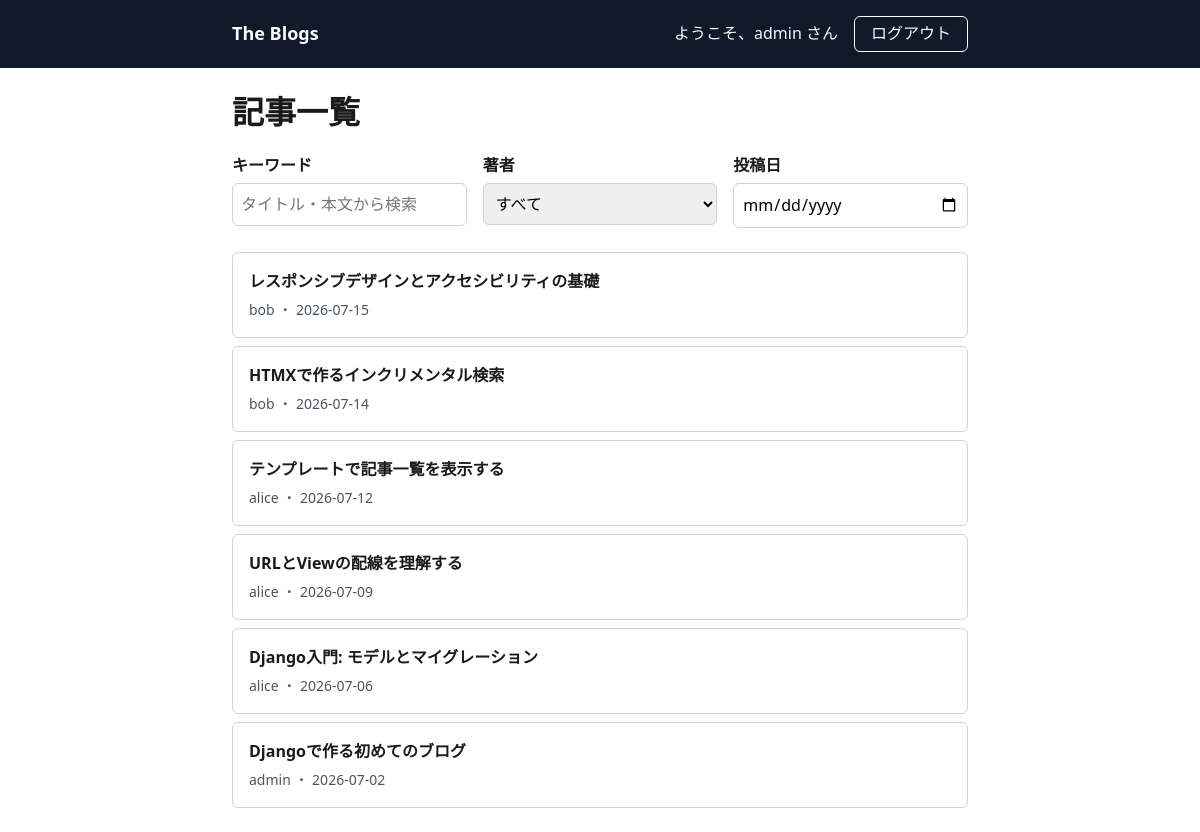
Screenshot of /articles/ (signed in) with the database file from the repository.
### blog/models.py (models this page shows, shortened)
class Article(models.Model):
    title = models.CharField(max_length=255)
    content = models.TextField()
    author = models.ForeignKey(
        settings.AUTH_USER_MODEL,
        on_delete=models.CASCADE,
        related_name="articles",
    )
    created_at = models.DateTimeField(auto_now_add=True)
    updated_at = models.DateTimeField(auto_now=True)
    class Meta:
        ordering = ["-created_at"]

### blog/views.py (the view)
# urls.py: path('articles/', views.article_list, name='article_list'),
def article_list(request):
    articles = _filter_articles(request)
    authors = User.objects.filter(articles__isnull=False).distinct().order_by("username")
    return render(
        request,
        "blog/article_list.html",
        {"articles": articles, "authors": authors},
    )

### blog/views.py (called while the page is built)
def _filter_articles(request):
    articles = Article.objects.all()
    keyword = request.GET.get("q", "").strip()
    if keyword:
        articles = articles.filter(Q(title__icontains=keyword) | Q(content__icontains=keyword))
    author_id = request.GET.get("author", "").strip()
    if author_id:
        articles = articles.filter(author_id=author_id)
    date_value = request.GET.get("date", "").strip()
    if date_value:
        articles = articles.filter(created_at__date=date_value)
    return articles

### blog/templates/blog/article_list.html (shortened to what this page needs)
{% extends "blog/base.html" %}
{% block content %}
<h1>記事一覧</h1>
<form
    class="article-filters"
    method="get"
    action="{% url 'article_list' %}"
    hx-get="{% url 'article_search' %}"
    hx-target="#article-results"
    hx-swap="innerHTML"
    hx-trigger="input changed delay:300ms, change"
>
    <div class="form-field">
        <label for="id_q">キーワード</label>
        <input type="text" id="id_q" name="q" value="{{ request.GET.q }}" placeholder="タイトル・本文から検索">
    </div>
    <div class="form-field">
        <label for="id_author">著者</label>
        <select id="id_author" name="author">
            <option value="">すべて</option>
        </select>
    </div>
    <div class="form-field">
        <label for="id_date">投稿日</label>
        <input type="date" id="id_date" name="date" value="{{ request.GET.date }}">
    </div>
</form>
<div id="article-results">
    {% include "blog/_article_list_results.html" %}
</div>
{% endblock %}

### blog/templates/blog/base.html (shortened to what this page needs)
{% load static %}
<!DOCTYPE html>
<html lang="ja">
<head>
    <link rel="stylesheet" href="{% static 'blog/css/style.css' %}">
</head>
<body>
    <header class="site-header">
        <nav class="site-nav" aria-label="メインナビゲーション">
            <a class="site-nav__brand" href="{% url 'home' %}">The Blogs</a>
            <div class="site-nav__links">
                {% if user.is_authenticated %}
                    <span class="site-nav__welcome">ようこそ、{{ user.username }} さん</span>
                    <form class="site-nav__logout-form" method="post" action="{% url 'logout' %}">
                        <button type="submit">ログアウト</button>
                    </form>
                {% else %}
                    <a href="{% url 'login' %}">ログイン</a>
                    <a href="{% url 'register' %}">新規登録</a>
                {% endif %}
            </div>
        </nav>
    </header>
    <main>
        {% block content %}{% endblock %}
    </main>
</body>
</html>

### blog/templates/blog/_article_list_results.html
{% if articles %}
<ul class="article-list">
    {% for article in articles %}
        <li>
            <div class="article-list__title">{{ article.title }}</div>
            <div class="article-list__meta">{{ article.author.username }} ・ {{ article.created_at|date:"Y-m-d" }}</div>
        </li>
    {% endfor %}
</ul>
{% else %}
<p class="article-list__empty">該当する記事が見つかりませんでした。</p>
{% endif %}

### blog/static/blog/css/style.css (style rules this page uses)
:root { --color-bg: #ffffff; --color-text: #1a1a1a; --color-muted: #4b5563; --color-border: #d1d5db; --color-accent: #1d4ed8; --color-accent-hover: #1e3a8a; --color-error: #b91c1c; --color-error-bg: #fef2f2; --color-header-bg: #111827; --color-header-text: #f9fafb; --space-1: 0.25rem; --space-2: 0.5rem; --space-3: 1rem; --space-4: 1.5rem; --space-5: 2.5rem; --radius: 0.375rem; --max-width: 48rem; }
*, *::before, *::after { box-sizing: border-box; }
body { margin: 0; font-family: system-ui, -apple-system, "Segoe UI", "Hiragino Kaku Gothic ProN", sans-serif; color: var(--color-text); background: var(--color-bg); line-height: 1.6; }
h1, h2, h3 { line-height: 1.25; margin-top: 0; }
a { color: var(--color-accent); }
.site-header { background: var(--color-header-bg); color: var(--color-header-text); }
.site-nav { max-width: var(--max-width); margin: 0 auto; padding: var(--space-3); display: flex; flex-direction: column; gap: var(--space-2); }
.site-nav__brand { color: var(--color-header-text); font-weight: 700; text-decoration: none; font-size: 1.125rem; }
.site-nav__links { display: flex; flex-wrap: wrap; align-items: center; gap: var(--space-3); }
.site-nav__welcome { color: var(--color-header-text); }
@media (min-width: 640px) { .site-nav { flex-direction: row; align-items: center; justify-content: space-between; } }
main { max-width: var(--max-width); margin: 0 auto; padding: var(--space-4) var(--space-3); }
button, .button { font: inherit; background: var(--color-accent); color: #ffffff; border: none; border-radius: var(--radius); padding: var(--space-2) var(--space-4); cursor: pointer; }
.site-nav__logout-form button { background: transparent; color: var(--color-header-text); border: 1px solid var(--color-header-text); padding: var(--space-1) var(--space-3); }
form { max-width: 24rem; }
.form-field { margin-bottom: var(--space-3); }
.form-field label { display: block; font-weight: 600; margin-bottom: var(--space-1); }
.form-field input { width: 100%; padding: var(--space-2); border: 1px solid var(--color-border); border-radius: var(--radius); font: inherit; }
.article-list { list-style: none; margin: 0; padding: 0; display: flex; flex-direction: column; gap: var(--space-2); }
.article-list li { padding: var(--space-3); border: 1px solid var(--color-border); border-radius: var(--radius); }
.article-filters { max-width: none; display: flex; flex-wrap: wrap; gap: var(--space-3); margin-bottom: var(--space-4); }
.article-filters .form-field { flex: 1 1 12rem; margin-bottom: 0; }
.article-filters select { width: 100%; padding: var(--space-2); border: 1px solid var(--color-border); border-radius: var(--radius); font: inherit; }
.article-list__title { font-weight: 600; }
.article-list__meta { color: var(--color-muted); font-size: 0.875rem; margin-top: var(--space-1); }

### rows the page displays
Article: title "レスポンシブデザインとアクセシビリティの基礎", author.username "bob", created_at "2026-07-15"
Article: title "HTMXで作るインクリメンタル検索", author.username "bob", created_at "2026-07-14"
Article: title "テンプレートで記事一覧を表示する", author.username "alice", created_at "2026-07-12"
Article: title "URLとViewの配線を理解する", author.username "alice", created_at "2026-07-09"
Article: title "Django入門: モデルとマイグレーション", author.username "alice", created_at "2026-07-06"
Article: title "Djangoで作る初めてのブログ", author.username "admin", created_at "2026-07-02"

### other values shown
{{ user.username }} "admin"
